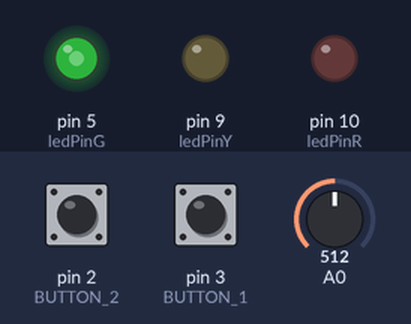
Bench run of a sketch on a simulated Arduino Nano, built with avr-gcc and run on an emulated ATmega328P. Parts: output pins drawn as LEDs (lit = HIGH). Dashed ring = blinking. The test bench sets the inputs (shaded band); at power-on: A0 = 512, pin 2 (BUTTON_2) HIGH, pin 3 (BUTTON_1) HIGH.

Above: at 1.2 s.
1.3 s: A0 set to 716
At 1.6 s:
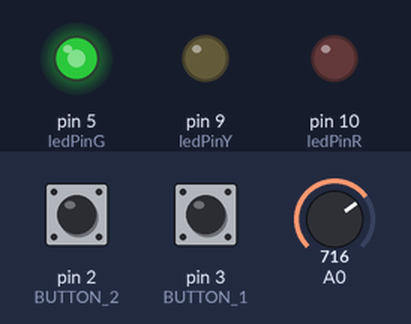
2.8 s: A0 set to 900
At 3.9 s:
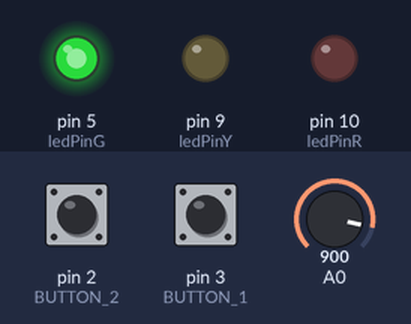
4.3 s: A0 set to 122
At 5.1 s:
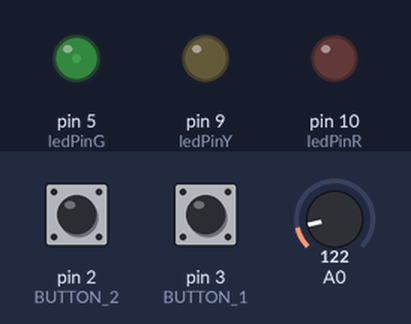
5.8 s: A0 set to 0
At 6.2 s:
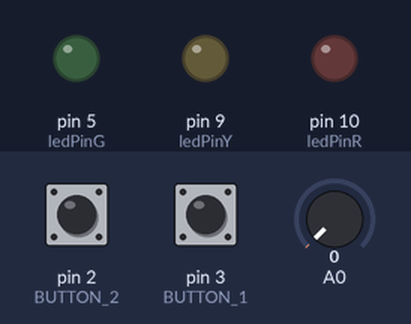
7.3 s: A0 set to 511
At 8.5 s:
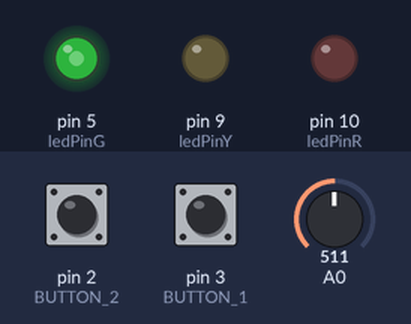
8.8 s: pin 2 (BUTTON_2) pulsed LOW 5 times (0.12 s each, 0.3 s apart)
At 9.27 s:
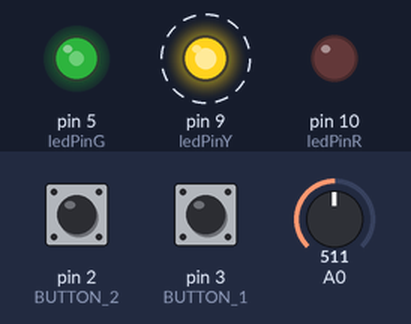
Timing chart, 0 to 11.8 s (numbered marks = the images above; inputs shaded):
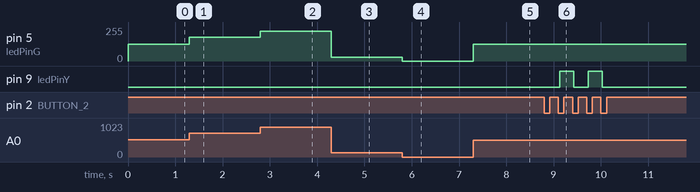

The sketch:

sketch_6.ino
```cpp
//DENNA KOD UTGÅR FRÅN https://pages.uoregon.edu/torrence/432/task5.html
// Pin to read for button value
#define BUTTON_1 3
#define BUTTON_2 2
const int ledPinR = 10;
const int ledPinY = 9;
int ledStateR = HIGH;
int ledStateY = HIGH;

const int ledPinG = 5;
int adcValue;


// Boolean to show if pin value has changed
// Because this value is changed in the interrupt, must declare as volatile,
// which tells the compiler to always read this from memory, not a register
volatile bool pinChange1; // Communicates from interrupt routine for BUTTON_1
volatile bool pinChange2; // Communicates from interrupt routine for BUTTON_2


// the setup function runs once when you press reset or power the board
void setup() {

  // Pin to read button state, use internal pull-up to avoid external resistor
  // This also emulates TTL inputs that float HI.
  // Use INPUT for normal digital input (emulates CMOS input)
  pinMode(BUTTON_1, INPUT_PULLUP);
  pinMode(BUTTON_2, INPUT_PULLUP);
  pinMode(ledPinR, OUTPUT);
  pinMode(ledPinY, OUTPUT);
  pinMode(ledPinG, OUTPUT);
  // Setup the interrupt handler on pin change
  // Must be attached to pin 2 or 3 on Nano
  attachInterrupt(digitalPinToInterrupt(BUTTON_1), pinChangeRoutine1, CHANGE);
  attachInterrupt(digitalPinToInterrupt(BUTTON_2), pinChangeRoutine2, CHANGE);
}


void loop() {

  // Previous button state (to find changes)
  static bool lastButtonState1;
  static bool lastButtonState2;

  // Get the logical button value (pressed = true) from debounce routine
  bool buttonValue1 = buttonState1(pinChange1, BUTTON_1);
  bool buttonValue2 = buttonState2(pinChange2, BUTTON_2);

  // Has this changed?
  toggleLED(lastButtonState1, buttonValue1, ledStateR, ledPinR);
  lastButtonState1 = buttonValue1;

  toggleLED(lastButtonState2, buttonValue2, ledStateY, ledPinY);
  lastButtonState2 = buttonValue2;

  adcValue = analogRead(A0);
  analogWrite(ledPinG, map(adcValue, 0, 1023, 0, 255));
}


void toggleLED(bool &lastButtonState, bool buttonValue, int &ledState, int ledPin) {
  // If it is now pressed and was not pressed before, update LED value.
  if (buttonValue && !lastButtonState) {
    ledState = !ledState;
    digitalWrite(ledPin, ledState);
  }
}

// Interrupt handler, this is called via the interrupt handler every
// time a change is detected on the button pin.  Best to do very little here.
void pinChangeRoutine1() {
  pinChange1 = true;
}

void pinChangeRoutine2() {
  pinChange2 = true;
}

bool buttonState1(volatile bool &pinChange, int buttonPin) {

  //8-bit storage used as shift register of past pin values
  static byte pinHistory = 0;

  // Best guess of debounced button value
  static bool buttonValue = false;

  // Time (in ms) since Arduino rebooted
  static unsigned long lastTime = 0;

  // If no change, just return last value
  if (!pinChange) return buttonValue;

  // Check how long since we last read the pin
  unsigned long currentTime = millis();
  if ((currentTime - lastTime) < 4) return buttonValue;
  lastTime = currentTime;

  // Read the pin and push value onto buttonHistory
  pinHistory = (pinHistory << 1);
  if (digitalRead(buttonPin)) bitSet(pinHistory, 0);

  // If the value has been stable for the last 8 x 4ms = 32ms, consider it stable
  // buttonValue reflects whether the button is pressed (true) or not (false)
  if (pinHistory == 0xFF) {
    buttonValue = false;
    pinChange = false;  // Reset this to indicate we are in a stable state
  }
  if (pinHistory == 0x00) {
    buttonValue = true;
    pinChange = false;
  }
  return buttonValue;
}


// repeat for BUTTON_2 + yellow led.
bool buttonState2(volatile bool &pinChange, int buttonPin) {

  static byte pinHistory = 0;
  static bool buttonValue = false;
  static unsigned long lastTime = 0;

  if (!pinChange) return buttonValue;
  unsigned long currentTime = millis();
  if ((currentTime - lastTime) < 4) return buttonValue;
  lastTime = currentTime;

  pinHistory = (pinHistory<<1);
  if (digitalRead(BUTTON_2)) bitSet(pinHistory, 0);

  if (pinHistory == 0xFF) {
    buttonValue = false;
    pinChange = false;
  }
  if (pinHistory == 0x00) {
    buttonValue = true;
    pinChange = false;
  }
  return buttonValue;
}
```

Measured:
- after the input at 1.3 s, pin 5 (ledPinG): 127/255 → 178/255 at once
- after the input at 2.8 s, pin 5 (ledPinG): 178/255 → 224/255 at once
- after the input at 4.3 s, pin 5 (ledPinG): 224/255 → 30/255 at once
- after the input at 5.8 s, pin 5 (ledPinG): 30/255 → 0/255 at once
- after the input at 7.3 s, pin 5 (ledPinG): 0/255 → 127/255 at once
- after the input at 8.8 s, pin 9 (ledPinY): alternates HIGH for 0.30 s and LOW for 0.30 s, 4 changes in all, then stays LOW, starting after 0.33 s
